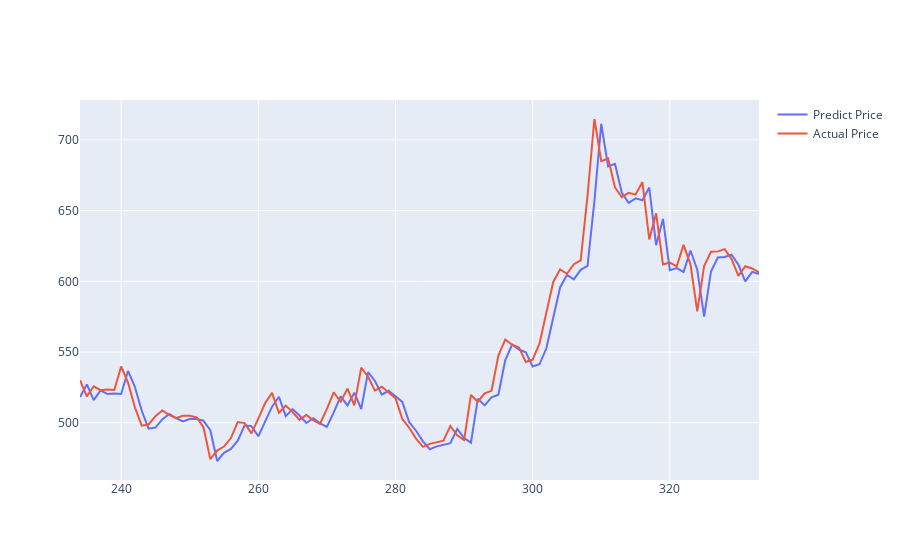

Notebook source saved alongside this figure:
### Code cell
# Plot predicted and actual line graph
actual_chart = go.Scatter(x=predictDates, y=testY_reshape, name= 'Actual Price')
predict_chart = go.Scatter(x=predictDates, y=yhat_reshape, name= 'Predict Price')
py.iplot([predict_chart, actual_chart])
